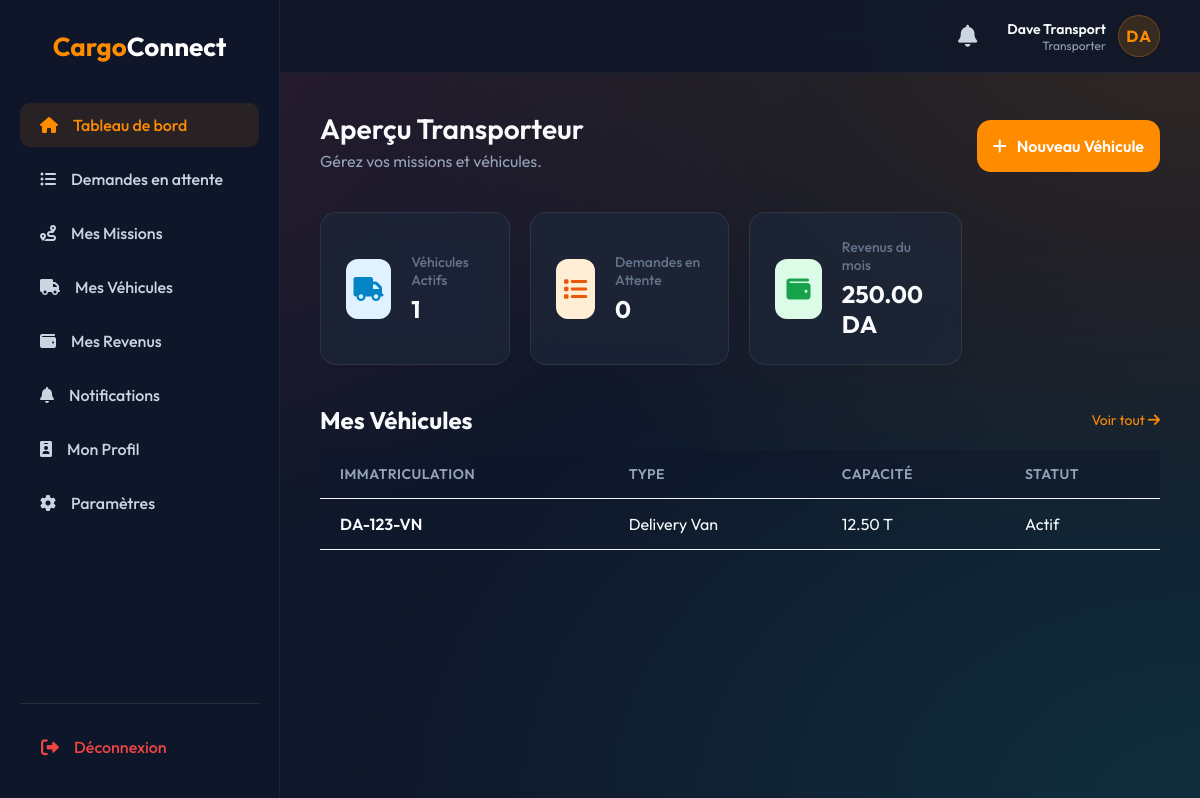
The app's page /transporter/dashboard.php (signed in) with its own data.
### tables this page shows
CREATE TABLE IF NOT EXISTS vehicles (
    id INT UNSIGNED AUTO_INCREMENT PRIMARY KEY,
    owner_id INT UNSIGNED NOT NULL,
    vehicle_type VARCHAR(50) NOT NULL,
    capacity DECIMAL(8,2) NOT NULL COMMENT 'Capacity in cubic meters/tons',
    plate_number VARCHAR(20) NOT NULL UNIQUE,
    status ENUM('active', 'inactive') NOT NULL DEFAULT 'active',
    created_at TIMESTAMP DEFAULT CURRENT_TIMESTAMP,
    updated_at TIMESTAMP DEFAULT CURRENT_TIMESTAMP ON UPDATE CURRENT_TIMESTAMP,
    FOREIGN KEY (owner_id) REFERENCES users(id) ON DELETE CASCADE,
    INDEX idx_vehicle_owner (owner_id)
);

### functions/vehicle.php (called while the page is built, shortened)
<?php
function getVehiclesByTransporter($transporter_id, $pdo) {
    $stmt = $pdo->prepare("SELECT * FROM vehicles WHERE owner_id = ? ORDER BY created_at DESC");
    $stmt->execute([$transporter_id]);
    return $stmt->fetchAll(PDO::FETCH_ASSOC);
}

### functions/reservation/queries.php (called while the page is built, shortened)
<?php
function getPendingRequests($pdo) {
    $stmt = $pdo->prepare("SELECT r.*, u.name as client_name, u.phone as client_phone
                           FROM reservations r
                           JOIN users u ON r.client_id = u.id
                           WHERE r.status = ?
                           AND r.created_at >= (NOW() - INTERVAL 1 DAY)
                           ORDER BY r.created_at ASC");
    $stmt->execute([ReservationStatus::PENDING]);
    return $stmt->fetchAll(PDO::FETCH_ASSOC);
}

### functions/earning.php (called while the page is built, shortened)
<?php
function calculateEarnings($transporter_id, $pdo) {
    $stmt = $pdo->prepare("SELECT SUM(amount) as total
                           FROM earnings
                           WHERE transporter_id = ? AND MONTH(created_at) = MONTH(CURRENT_DATE()) AND YEAR(created_at) = YEAR(CURRENT_DATE())");
    $stmt->execute([$transporter_id]);
    $result = $stmt->fetch(PDO::FETCH_ASSOC);
    return $result['total'] ?? 0;
}

### transporter/dashboard.php (the view, shortened to what this page needs)
<?php
require_once CONF_PATH . 'database.php';
require_once FUNC_PATH . 'vehicle.php';
require_once FUNC_PATH . 'earning.php';
$db = new Database();
$pdo = $db->getConnection();
$transporter_id = $_SESSION['user_id'];
$vehicles = getVehiclesByTransporter($transporter_id, $pdo);
$active_vehicles = count(array_filter($vehicles, fn($v) => $v['status'] === 'active'));
$pending_requests = count(getPendingRequests($pdo));
$total_earnings = calculateEarnings($transporter_id, $pdo);
?>
<!DOCTYPE html>
<html lang="fr">
<head>
    <link href="https://cdnjs.cloudflare.com/ajax/libs/font-awesome/6.0.0/css/all.min.css" rel="stylesheet">
    <link rel="stylesheet" href="<?php echo CSS_URL; ?>style.css">
    <link rel="stylesheet" href="<?php echo CSS_URL; ?>dashboard.css">
</head>
<body>
<div class="dashboard-layout">
    <?php include INC_PATH . 'sidebar.php'; ?>
    <main class="main-content">
        <?php include INC_PATH . 'topbar.php'; ?>
        <div class="page-header">
            <div>
                <h1>Aperçu Transporteur</h1>
                <p style="color: #94a3b8; margin-top: 5px;">Gérez vos missions et véhicules.</p>
            </div>
            <div>
                <a href="<?php echo URL_ROOT; ?>transporter/vehicle_form.php" class="btn btn-primary"><i class="fas fa-plus"></i> Nouveau Véhicule</a>
            </div>
        </div>
        <div class="stats-grid">
            <div class="stat-card">
                <div class="stat-icon blue"><i class="fas fa-truck"></i></div>
                <div class="stat-details">
                    <h3>Véhicules Actifs</h3>
                    <div class="num"><?php echo $active_vehicles; ?></div>
                </div>
            </div>
            <div class="stat-card" style="cursor: pointer;" onclick="window.location.href='requests.php'">
                <div class="stat-icon orange"><i class="fas fa-list"></i></div>
                <div class="stat-details">
                    <h3>Demandes en Attente</h3>
                    <div class="num"><?php echo $pending_requests; ?></div>
                </div>
            </div>
            <div class="stat-card" style="cursor: pointer;" onclick="window.location.href='earnings.php'">
                <div class="stat-icon green"><i class="fas fa-wallet"></i></div>
                <div class="stat-details">
                    <h3>Revenus du mois</h3>
                    <div class="num"><?php echo number_format($total_earnings, 2); ?> DA</div>
                </div>
            </div>
        </div>
        <div class="recent-section" style="margin-top: 30px;">
            <div class="section-header" style="display: flex; justify-content: space-between; align-items: center; margin-bottom: 15px;">
                <h2>Mes Véhicules</h2>
                <a href="vehicles.php" style="color: #ff8c00; text-decoration: none; font-size: 14px;">Voir tout <i class="fas fa-arrow-right"></i></a>
            </div>
            <?php if (empty($vehicles)): ?>
                <div style="text-align: center; padding: 40px; background: rgba(30, 41, 59, 0.5); border-radius: 12px; border: 1px dashed rgba(255, 255, 255, 0.1);">
                    <i class="fas fa-truck" style="font-size: 40px; color: #64748b; margin-bottom: 15px;"></i>
                    <p style="color: #94a3b8;">Aucun véhicule enregistré.</p>
                    <a href="vehicle_form.php" class="btn btn-primary" style="margin-top: 15px; display: inline-block;">Ajouter un véhicule</a>
                </div>
            <?php else: ?>
                <div class="table-container">
                    <table class="data-table">
                        <thead>
                            <tr>
                                <th>Immatriculation</th>
                                <th>Type</th>
                                <th>Capacité</th>
                                <th>Statut</th>
                            </tr>
                        </thead>
                        <tbody>
                            <?php foreach (array_slice($vehicles, 0, 3) as $vehicle): ?>
                                <tr>
                                    <td style="font-weight: 600;"><?php echo htmlspecialchars($vehicle['plate_number'], ENT_QUOTES, 'UTF-8'); ?></td>
                                    <td><?php echo htmlspecialchars($vehicle['vehicle_type'], ENT_QUOTES, 'UTF-8'); ?></td>
                                    <td><?php echo number_format($vehicle['capacity'], 2); ?> T</td>
                                    <td>
                                        <?php if ($vehicle['status'] === 'active'): ?>
                                            <span class="badge badge-success">Actif</span>
                                        <?php else: ?>
                                            <span class="badge badge-danger">Inactif</span>
                                        <?php endif; ?>
                                    </td>
                                </tr>
                            <?php endforeach; ?>
                        </tbody>
                    </table>
                </div>
            <?php endif; ?>
        </div>
    </main>
</div>
</body>
</html>

### public/css/style.css (style rules this page uses)
:root { --primary: #ff8c00; --primary-hover: #ff6b00; --bg-dark: #0f172a; --text-main: #f8fafc; --text-muted: #94a3b8; --glass-bg: rgba(15, 23, 42, 0.4); --glass-border: rgba(255, 255, 255, 0.08); --glass-shadow: 0 25px 50px -12px rgba(0, 0, 0, 0.5); }
* { margin: 0; padding: 0; box-sizing: border-box; font-family: 'Outfit', sans-serif; }
body { min-height: 100vh; background: var(--bg-dark); display: flex; flex-direction: column; color: var(--text-main); position: relative; overflow-x: hidden; }
.btn-primary, .btn-secondary, .btn-outline,.btn-primary a, .btn-secondary a, .btn-outline a { width: 100%; padding: 16px; border-radius: 14px; font-size: 16px; font-weight: 600; cursor: pointer; transition: all 0.3s cubic-bezier(0.4, 0, 0.2, 1); display: flex; justify-content: center; align-items: center; gap: 10px; margin-top: 10px; text-decoration: none !important; }
.btn-primary { background: var(--primary); color: white; border: none; }

### public/css/dashboard.css (style rules this page uses)
body { background: #0f172a; background-image: radial-gradient(at 0% 0%, rgba(239, 68, 68, 0.15) 0px, transparent 50%), radial-gradient(at 100% 0%, rgba(255, 140, 0, 0.15) 0px, transparent 50%), radial-gradient(at 100% 100%, rgba(20, 184, 166, 0.15) 0px, transparent 50%); background-attachment: fixed; min-height: 100vh; color: #f8fafc; font-family: 'Inter', 'Outfit', sans-serif; }
.dashboard-layout { display: flex; min-height: 100vh; }
.main-content { flex: 1; padding: 110px 40px 40px 40px; margin-left: 280px; width: calc(100% - 280px); overflow-y: auto; position: relative; z-index: 10; }
.page-header { display: flex; justify-content: space-between; align-items: center; margin-bottom: 40px; }
.page-header h1 { font-size: 28px; font-weight: 600; }
.stats-grid { display: grid; grid-template-columns: repeat(1, 1fr); gap: 20px; margin-bottom: 40px; }
.stat-card { background: rgba(30, 41, 59, 0.65); backdrop-filter: blur(12px); padding: 25px; border-radius: 16px; display: flex; align-items: center; gap: 20px; border: 1px solid rgba(255, 255, 255, 0.08); transition: all 0.3s cubic-bezier(0.4, 0, 0.2, 1); transform: translateY(40px); opacity: 0; animation: slideUp 0.6s cubic-bezier(0.16, 1, 0.3, 1) forwards; }
.stat-card:nth-child(1) { animation-delay: 0.1s; }
.stat-card:nth-child(2) { animation-delay: 0.2s; }
.stat-card:nth-child(3) { animation-delay: 0.3s; }
.stat-icon { width: 60px; height: 60px; border-radius: 12px; display: flex; align-items: center; justify-content: center; font-size: 24px; }
.stat-icon.blue { background: #e0f2fe; color: #0284c7; }
.stat-icon.orange { background: #ffedd5; color: #ea580c; }
.stat-icon.green { background: #dcfce7; color: #16a34a; }
.stat-details h3 { font-size: 14px; color: #64748b; font-weight: 500; margin-bottom: 5px; }
.stat-details .num { font-size: 24px; font-weight: 700; color: #0f172a; }
.data-table { width: 100%; border-collapse: collapse; }
.data-table th, .data-table td { padding: 15px 20px; text-align: left; border-bottom: 1px solid #f1f5f9; }
.data-table th { background: rgba(15, 23, 42, 0.5); font-weight: 600; color: #94a3b8; font-size: 14px; text-transform: uppercase; letter-spacing: 0.5px; }
.data-table tr { transition: background 0.3s; }
h1, h2, h3, h4, .stat-details .num { color: #f8fafc; }
.page-header p { color: #94a3b8 !important; }
@media (min-width: 576px) { .stats-grid { grid-template-columns: repeat(2, 1fr); } }
@media (min-width: 768px) { .stats-grid { grid-template-columns: repeat(3, 1fr); } }
@media (min-width: 992px) { .stats-grid { grid-template-columns: repeat(4, 1fr); } }

### records on screen
vehicles: status "1", plate_number "DA-123-VN", vehicle_type "Delivery Van", capacity "12.50", shows "Actif"

### other values on screen
$userName "Dave Transport"
$userRole "Transporter"
$userInitials "DA"
$pending_requests "0"
$total_earnings "250.00"
